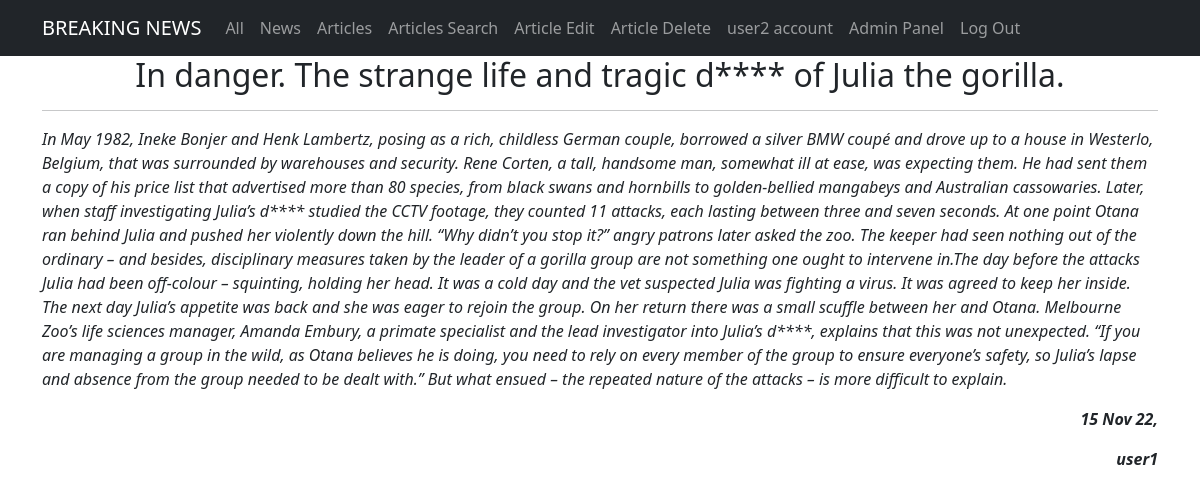
The page /articles/1/ (signed in) on the database its author committed.
### newsportal/models.py (models this page shows, shortened)
class Post(models.Model):
    author = models.ForeignKey(Author, on_delete=models.CASCADE)
    type = models.CharField(max_length=2, choices=TYPES, default=news)
    published_date = models.DateTimeField(auto_now_add=True)
    post_title = models.CharField(max_length=100)
    post_text = models.TextField()
    category = models.ManyToManyField(Category, through="PostCategory")
    post_rating = models.IntegerField(default=0)

class Author(models.Model):
    author_rating = models.IntegerField(default=0)
    user = models.OneToOneField(User, on_delete=models.CASCADE)

### newsportal/views.py (the view)
class ArticleDetail(PostDetail):
    model = Post
    template_name = 'article.html'
    context_object_name = 'post'
    def get_queryset(self):
        queryset = super().get_queryset()
        self.filterset = PostFilter(self.request.GET, queryset)
        return self.filterset.qs.filter(type="AR")

### newsportal/templatetags/custom_filters.py (called while the page is built)
@register.filter()
def censor(text):
    if isinstance(text, str):
        wordstocensor = ['fool', 'death', 'suffer']
        text = re.split('(\W+)', text)
        for i, j in enumerate(text):
            for k in wordstocensor:
                if k in j.lower():
                    text[i] = text[i][0] + '*'*(len(text[i]) - 1)
        return ''.join(text)
    else:
        raise Exception("This filter is applicable only to the <class 'str'>")

### templates/article.html (shortened to what this page needs)
<!DOCTYPE html>
{% extends 'post.html' %}
{% load custom_filters %}
{% block content2 %}
<li class="nav-item">
  <a class="nav-link" href="/articles/search/">Articles Search</a>
</li>
<li class="nav-item">
  <a class="nav-link" href="/articles/{{post.pk}}/edit">Article Edit</a>
</li>
<li class="nav-item">
  <a class="nav-link" href="/articles/{{post.pk}}/delete">Article Delete</a>
</li>
{% endblock content2 %}
{% block content %}
<h2>{{ post.post_title|censor }}</h2>
<hr>
<p style="text-align: left;"><em>{{ post.post_text|censor }}</em></p>
<p style="text-align: right;"><em><strong>{{ post.published_date|date:'d M y' }},</strong></em></p>
<p style="text-align: right;"><em><strong>{{ post.author.user.username }}</strong></em></p>
{% endblock content %}

### templates/flatpages/default.html (shortened to what this page needs)
<!DOCTYPE html>
<html lang="en">
    <head>
        {% load static %}
        <link href="{% static 'css/styles.css' %}" rel="stylesheet" />
    </head>
    <body>
        <nav class="navbar navbar-expand-lg navbar-dark bg-dark static-top">
            <div class="container">
                <a class="navbar-brand" href="#">BREAKING NEWS</a>
                <div class="collapse navbar-collapse" id="navbarResponsive">
                    <ul class="navbar-nav ml-auto">
                        {% block view %}
                        <li class="nav-item active">
                            <a class="nav-link" href="/">All</a>
                        </li>
                        <li class="nav-item">
                            <a class="nav-link" href="/news/">News</a>
                        </li>
                        <li class="nav-item">
                            <a class="nav-link" href="/articles/">Articles</a>
                        </li>
                        {% endblock view %}
                        {% block content2 %}
                        {% endblock content2 %}
                        {% block account %}
                        <li class="nav-item">
                            <a class="nav-link" href="/account/">{{ request.user.username }} account</a>
                        </li>
                        {% endblock account %}
                        <li class="nav-item">
                            <a class="nav-link" href="/admin/">Admin Panel</a>
                        </li>
                        {% block blogout %}
                        <li class="nav-item">
                            <a class="nav-link" href="/sign/logout/">Log Out</a>
                        </li>
                        {% endblock blogout %}
                    </ul>
                </div>
            </div>
        </nav>
        <div class="container">
            <div class="row">
                <div class="col-lg-12 text-center">
                    {% block content %}{% endblock content %}
                </div>
            </div>
        </div>
    </body>
</html>

### rows shown on the page
Post: post_title|censor "In danger. The strange life and tragic d**** of Julia the gorilla.", post_text|censor "In May 1982, Ineke Bonjer and Henk Lambertz, posing as a rich, childless German couple, borrowed a silver BMW coupé and drove up to a house in Westerlo, Belgium, that was surrounded by warehouses and security. Rene Corten, a tall, handsome man, somewhat ill at ease, was expecting them. He had sent them a copy of his price list that advertised more than 80 species, from black swans and hornbills to golden-bellied mangabeys and Australian cassowaries. Later, when staff investigating Julia’s d**** studied the CCTV footage, they counted 11 attacks, each lasting between three and seven seconds. At one point Otana ran behind Julia and pushed her violently down the hill. “Why didn’t you stop it?”…", published_date "15 Nov 22", author.user.username "user1"

### other values the page prints
{{ request.user.username }} "user2"
